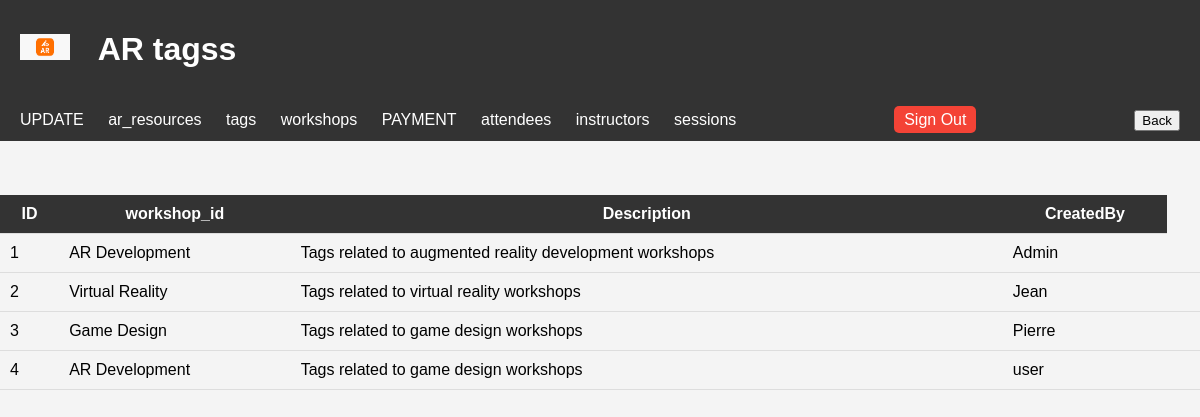
Page /tag.php on the committed database.
### tables this page shows
CREATE TABLE `tags` (
  `TagID` int(11) NOT NULL,
  `TagName` varchar(255) NOT NULL,
  `Description` text DEFAULT NULL,
  `CreatedBy` varchar(100) DEFAULT NULL,
  `CreationDate` timestamp NOT NULL DEFAULT current_timestamp()
);

### tag.php (the view, shortened to what this page needs)
<!DOCTYPE html>
<html lang="en">
<head>
    <link rel="stylesheet" href="https://cdnjs.cloudflare.com/ajax/libs/font-awesome/5.15.4/css/all.min.css">
     <link rel="stylesheet" href="css/style5.css">
</head>
<body>    <header>
        <h1><img src="img/ig1.png" alt="icon"> AR tagss</h1>
</header>
<header>
      <nav>
        <ul>
         <li>   <a href="admin_update.html" class="nav-item nav-link">UPDATE</a></li>
                        <li>  <a href="ar_resource.php" class="nav-item nav-link">ar_resources</a></li>
                        <li>  <a href="tag.php" class="nav-item nav-link">tags</a></li>
                        <li>  <a href="workshop.php" class="nav-item nav-link">workshops</a></li>
                        <li>  <a href="payment.php" class="nav-item nav-link">PAYMENT</a></li>
                        <li>  <a href="attendee.php" class="nav-item nav-link">attendees</a>
                       <li>   <a href="instructor.php" class="nav-item nav-link">instructors</a></li>
                       <li>   <a href="session.php" class="nav-item nav-link">sessions</a></li>
        </ul>
    </nav>
<div class="signout">
        <a href="logout.php">Sign Out</a>
    </div>
    <div>
            <button type="button" onclick="window.location.href='user_home.html'">Back</button>
    </div>
</header>
<?php
require_once "config.php";
?>
<!DOCTYPE html>
<html lang="en">
<head>
</head>
<body>
    <br><br><br>
    <table id="dataTable" class="table table-hover text-center">
        <tr>
            <th>ID</th>
            <th>workshop_id</th>
            <th>Description</th>
            <th>CreatedBy</th>
        </tr>
        <?php
        $sql = "SELECT * FROM tags";
        $result = $conn->query($sql);
        if ($result->num_rows > 0) {
            while ($row = $result->fetch_assoc()) {
                echo "<tr>";
                echo "<td>" . $row["TagID"] . "</td>";
                echo "<td>" . $row["TagName"] . "</td>";
                echo "<td>" . $row["Description"] . "</td>";
                echo "<td>" . $row["CreatedBy"] . "</td>";
                echo "<td>";
            }
        } else {
            echo "<tr><td colspan='6'>No data found</td></tr>";
        }
        ?>
    </table>
</body>
</html>

### css/style5.css (style rules this page uses)
body { font-family: Arial, sans-serif; margin: 0; padding: 0; background-color: #f4f4f4; }
header { background-color: #333; color: #fff; padding: 10px 20px; display: flex; justify-content: space-between; align-items: center; }
header img { width: 50px; margin-right: 20px; }
nav ul { list-style-type: none; padding: 0; margin: 0; }
nav ul li { display: inline; margin-right: 20px; position: relative; }
nav ul li a { color: #fff; text-decoration: none; }
.signout { margin-right: 20px; }
.signout a { color: #fff; text-decoration: none; padding: 5px 10px; background-color: #f44336; border: none; cursor: pointer; border-radius: 5px; }
table { width: 100%; border-collapse: collapse; }
th, td { padding: 10px; border-bottom: 1px solid #ddd; }
th { background-color: #333; color: white; }

### rows in the picture
tags: TagID "1", TagName "AR Development", Description "Tags related to augmented reality development workshops", CreatedBy "Admin"
tags: TagID "2", TagName "Virtual Reality", Description "Tags related to virtual reality workshops", CreatedBy "Jean"
tags: TagID "3", TagName "Game Design", Description "Tags related to game design workshops", CreatedBy "Pierre"
tags: TagID "4", TagName "AR Development", Description "Tags related to game design workshops", CreatedBy "user"
